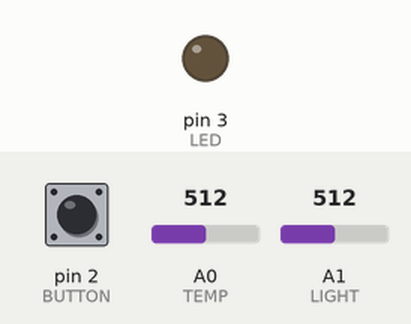
Recording of a program running on a simulated Arduino Micro, built with avr-gcc and run on an emulated ATmega32U4. Parts: output pins drawn as LEDs (lit = HIGH). Inputs (shaded band) come from the test bench; at power-on: pin 2 (BUTTON) LOW, A0 (TEMP) = 512, A1 (LIGHT) = 512. USB keyboard and mouse output is not drawn.

Above: at 1.2 s.
1.3 s: pin 2 (BUTTON) pulled HIGH for 0.15 s
At 2.4 s:
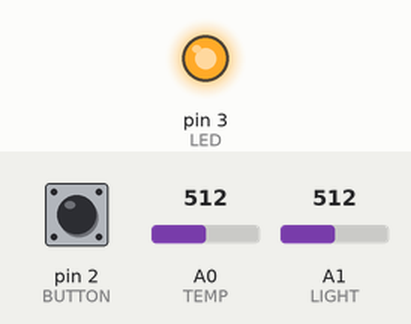
2.9 s: pin 2 (BUTTON) pulled HIGH for 1 s
At 3.7 s:
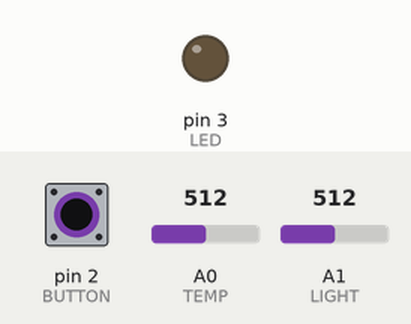
5.4 s: pin 2 (BUTTON) pulled HIGH for 3.2 s
At 6.8 s:
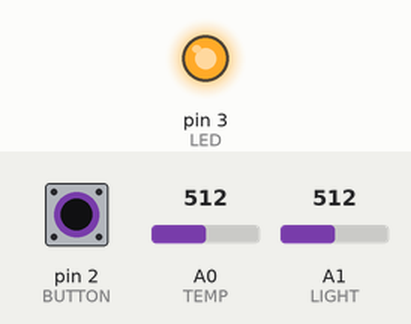
Timing chart, 0 to 8.4 s (numbered marks = the images above; inputs shaded):
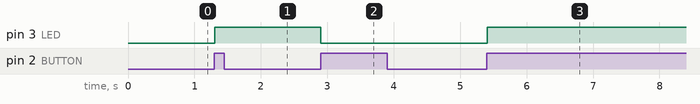

The program:

main.cpp
```cpp
#include <Arduino.h>
#include <Keyboard.h>
#include <math.h>

//Function Prototypes
boolean debounce(boolean last);
double Thermistor(int RawADC);

const int TEMP = A0;
const int LIGHT = A1;
const int LED = 3;
const int BUTTON = 2;

boolean lastButton = LOW;
boolean currentButton = LOW;
boolean running = false;
int counter = 1;

void setup() {
  pinMode (LED, OUTPUT);
  Keyboard.begin();
}

void loop() {
  currentButton = debounce(lastButton);

  if (lastButton == LOW && currentButton == HIGH)
  running = !running;

  lastButton = currentButton;

  if (running)
  {
    digitalWrite(LED, HIGH);
   if (millis() % 1000 == 0)
  {
    int temperature = analogRead(TEMP);
    double celcius = Thermistor(temperature);
    int brightness = analogRead(LIGHT);
    Keyboard.print(counter);
    Keyboard.print(",");
    Keyboard.print(celcius);
    Keyboard.print(",");
    Keyboard.println(brightness);
    counter++;
  }
}
else
{
  digitalWrite(LED, LOW);
}
}

boolean debounce(boolean last)
{
  boolean current = digitalRead(BUTTON);
  if (last != current)
  {
    delay(5);
    current = digitalRead(BUTTON);
  }
  return current;
}

/*double Thermistor(int RawADC)
{
  float R1 = 10000;
  float logR2, R2, T;
  float c1 = 0.001129148, c2 = 0.000234125, c3 = 0.0000000876741;
  int Vo = RawADC;
  R2 = R1 * (1023.0 / (float)Vo - 1.0);
  logR2 = log(R2);
  T = ((1.0 / (c1 + c2*logR2 + c3*logR2*logR2*logR2)) * (5/3.3));
  T = T - 273.15;
  return T;
}*/

/*double Thermistor(int RawADC)
{
double Temp;
Temp = log(((10240000/RawADC) - 10000));
Temp = 1 / (0.001129148 + (0.000234125 + (0.0000000876741 * Temp * Temp ))* Temp );
Temp = Temp (3.3/5);
Temp = Temp - 273.15;
return Temp;
}*/

double Thermistor(int RawADC)
{
  double Temp;
  Temp = log(10000.0 * ((1024.0/RawADC - 1)));
  Temp = 1/(0.001129148 + (0.000234125 + (0.0000000876741 * Temp * Temp))*Temp);
  Temp = Temp * (3.3/5);
  Temp = Temp - 273.15;
  return Temp;
}
```

Measured:
- after the input at 1.3 s, pin 3 (LED): LOW → HIGH at once
- after the input at 2.9 s, pin 3 (LED): HIGH → LOW at once
- after the input at 5.4 s, pin 3 (LED): LOW → HIGH at once
